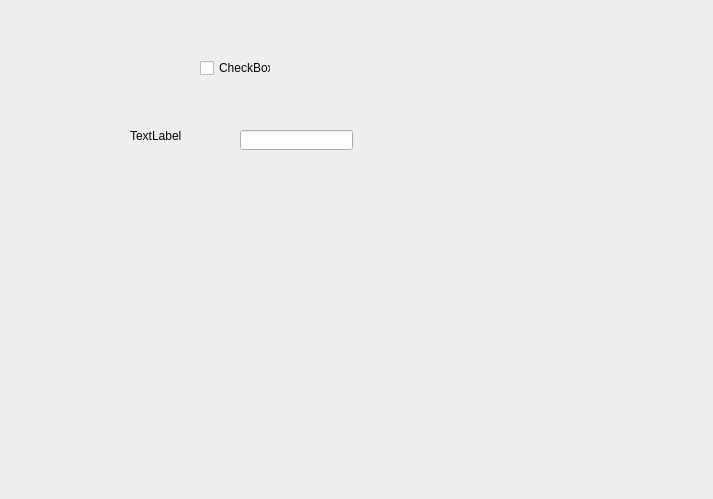
<?xml version="1.0" encoding="UTF-8"?>
<ui version="4.0">
 <class>Form</class>
 <widget class="QWidget" name="Form">
  <property name="geometry">
   <rect>
    <x>0</x>
    <y>0</y>
    <width>713</width>
    <height>499</height>
   </rect>
  </property>
  <property name="windowTitle">
   <string>Form</string>
  </property>
  <widget class="QCheckBox" name="checkBox">
   <property name="geometry">
    <rect>
     <x>200</x>
     <y>60</y>
     <width>71</width>
     <height>16</height>
    </rect>
   </property>
   <property name="text">
    <string>CheckBox</string>
   </property>
  </widget>
  <widget class="QLabel" name="label">
   <property name="geometry">
    <rect>
     <x>130</x>
     <y>130</y>
     <width>54</width>
     <height>12</height>
    </rect>
   </property>
   <property name="text">
    <string>TextLabel</string>
   </property>
  </widget>
  <widget class="QLineEdit" name="lineEdit">
   <property name="geometry">
    <rect>
     <x>240</x>
     <y>130</y>
     <width>113</width>
     <height>20</height>
    </rect>
   </property>
  </widget>
 </widget>
 <resources/>
 <connections/>
</ui>
